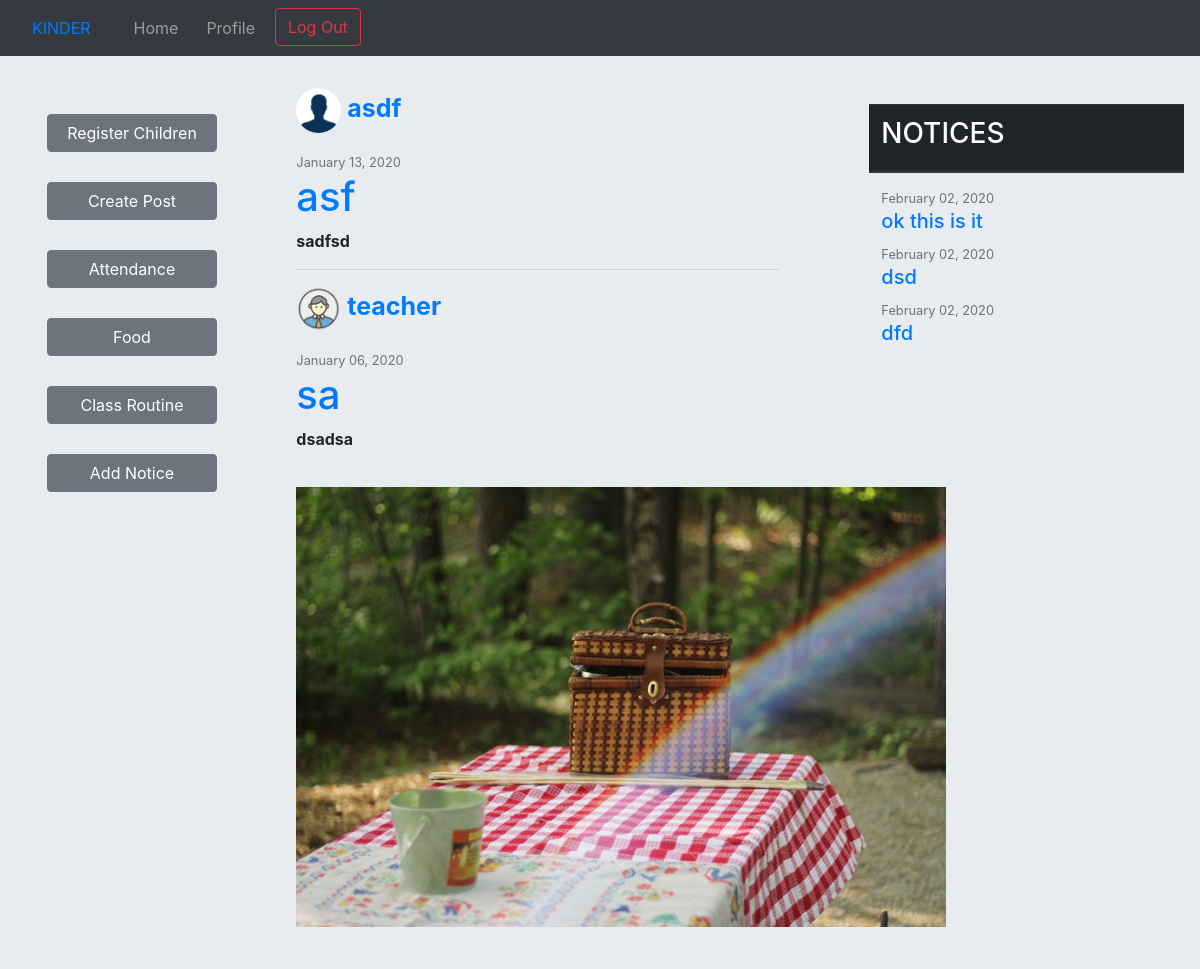
/home/home/ (signed in, upper part), run on an earlier commit of the app's database.
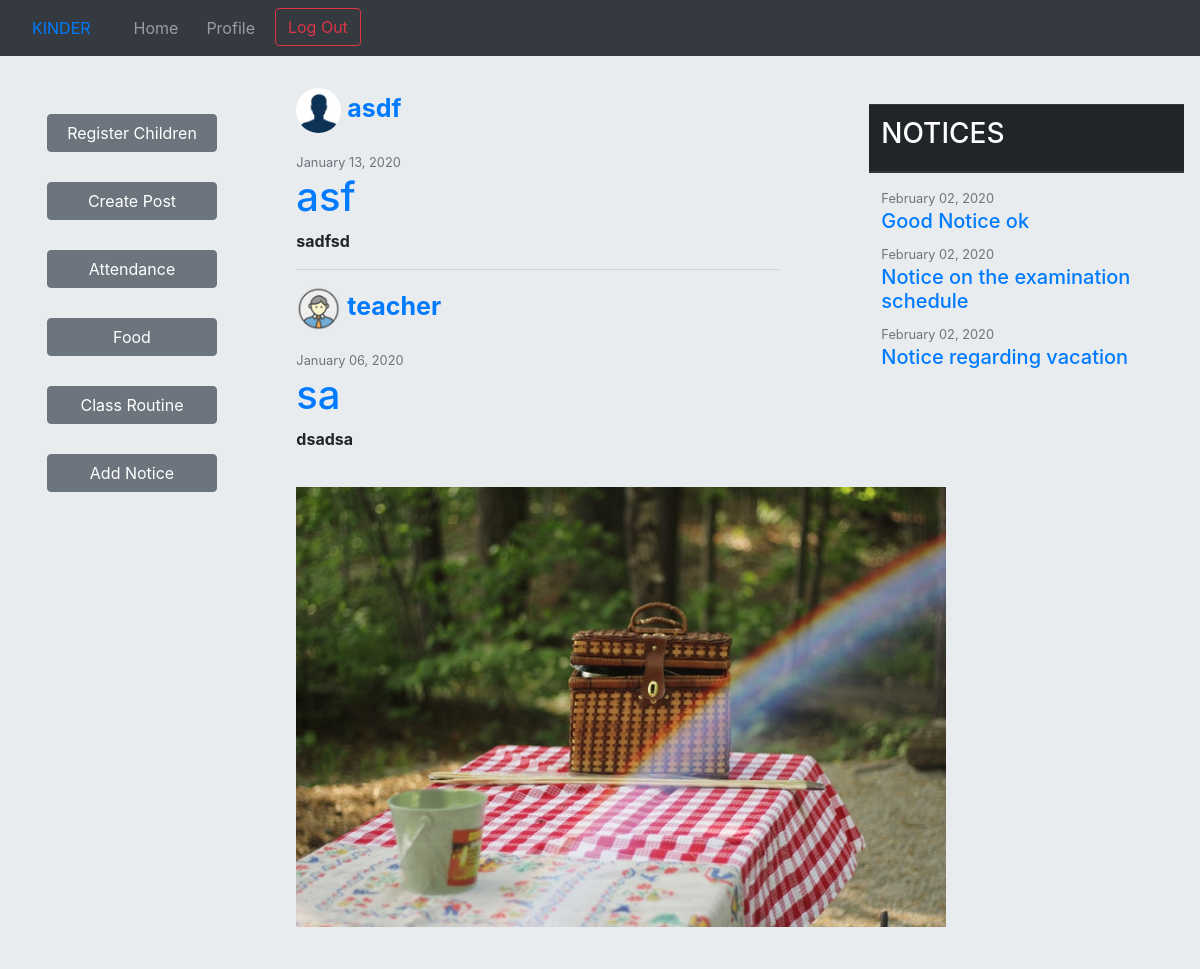
And on a later commit of the database.
### second/models.py (models this page shows, shortened)
class Post(models.Model):
    title = models.CharField(max_length=100)
    content = models.TextField()
    photo = models.ImageField(upload_to='posts', blank=True)
    date_posted = models.DateTimeField(default=timezone.now)
    author = models.ForeignKey(User, on_delete=models.CASCADE)

class Profile(models.Model):
    user = models.OneToOneField(User, on_delete=models.CASCADE)
    image = models.ImageField(default='default.jpg', upload_to='profile_pics')

class Notice(models.Model):
    title = models.CharField(max_length=200)
    content = models.TextField()
    date_posted = models.DateTimeField(default=timezone.now)
    author = models.ForeignKey(User, on_delete=models.CASCADE)

### second/views.py (the view)
# urls.py: path('home/', views.postsandnotices, name='home'),
def postsandnotices(request):
    post_list = Post.objects.all().order_by('-date_posted')
    paginator = Paginator(post_list, 6)
    page = request.GET.get('page')
    try:
        pages = paginator.page(page)
    except PageNotAnInteger:
        pages = paginator.page(1)
    except EmptyPage:
        pages = paginator.page(paginator.num_pages)
    context = {
        'posts': Post.objects.all().order_by('-date_posted'),
        'notices': Notice.objects.all().order_by('-date_posted'),
        'page_obj': pages,
    }
    return render(request, 'home.html', context)

### second/templates/home.html (shortened to what this page needs)
{% extends "base1.html" %}
{% block base2 %}
{% load static %}
<!DOCTYPE html>
<html>
<head>
</head>
<body>
<div class="jumbotron">
    <div class = "row row-height" >
        <div class="col-lg-2">
            <div class="col-lg-2" style="position: fixed;">
                    <a style="margin-top: 50px; margin-bottom: 10px; width:100%;" name="createpost" class='btn btn-secondary' href="{% url 'registerchild' %}">Register Children </a>
                    <br>
                    <a style="margin-top: 20px; margin-bottom: 10px; width:100%;" name="createpost" class='btn btn-secondary' href="{% url 'post-create' %}">Create Post</a>
                    <br>
                    <a style="margin-top: 20px; margin-bottom: 10px; width:100%;" name="createpost" class='btn btn-secondary' href="{% url 'attendance' %}">Attendance</a>
                    <br>
                    <a style="margin-top: 20px; margin-bottom: 10px; width:100%;" name="createpost" class='btn btn-secondary' href="{% url 'food' %}">Food</a>
                    <br>
                    <a style="margin-top: 20px; margin-bottom: 10px; width:100%;" name="createpost" class='btn btn-secondary' href="{% url 'routine' %}">Class Routine</a>
                    <br>
                    <a style="margin-top: 20px; margin-bottom: 10px; width:100%;" name="createpost" class='btn btn-secondary' href="{% url 'notice-create' %}">Add Notice</a>
            </div>
        </div>
        <div class="col-lg-6">
                    <br>
                    {% for post in posts %}
                    {% if post.author.user_teachers != "" %}
                    {% if user.user_teachers != ""%}
                    {% if post.author.user_teachers.school == user.user_teachers.school %}
                    <div style="margin-left: 70px;" name='posts'>
                        <b><p style="font-size:25px;"><img class="rounded-circle account-img" src="{{ post.author.profile.image.url }}" height = "45px", width="45px">
                        <a href="{% url 'user-posts' post.author.username %}">{{post.author}}</a></p></b>
                        <small class = "text-muted">{{ post.date_posted|date:"F d, Y"}}</small>
                        <div><a href="{% url 'post-detail' post.id %}">
                                <h1>{{post.title}}</h1>
                            </a>
                        </div>
                        <p><b>{{post.content}}</b></p>
                        <img id='posting' style="width: 650px; height: 500px;padding-top: 20px; padding-bottom: 40px;" src="/media/{{post.photo}}" onerror="this.style.display='none'">
                        <hr>
                    </div>
                    {% endif %}
                    {% endif %}
                    {% endif %}
                    {% endfor %}
            </div>
            <div class="col-lg-4" style="padding-left: 60px;">
                <div class="col-lg-4" style="position: fixed;">
                    <table class="table table-hover" style="margin-top: 40px; width: 85%;">
                        <thead class="thead-dark">
                            <tr>
                                <th><h3>NOTICES</h3></th>
                            </tr>
                        </thead>
                        <tr>
                            <td>
                                 {% for notice in notices %}
                                    <small class = "text-muted">{{ notice.date_posted|date:"F d, Y"}}</small>
                                    <div><a href="{% url 'notice-detail' notice.id %}">
                                        <h5>{{notice.title}}</h5>
                                        </a>
                                    </div>
                                {% endfor %}
                            </td>
                        </tr>
                    </table>
                </div>
            </div>
        </div>
    </div>
</body>
</html>
{% endblock %}

What changed in the data, as far as the page shows it:
removed Notice: date_posted "February 02, 2020", title "ok this is it"
removed Notice: date_posted "February 02, 2020", title "dsd"
removed Notice: date_posted "February 02, 2020", title "dfd"
added Notice: date_posted "February 02, 2020", title "Good Notice ok"
added Notice: date_posted "February 02, 2020", title "Notice on the examination schedule"
added Notice: date_posted "February 02, 2020", title "Notice regarding vacation"
